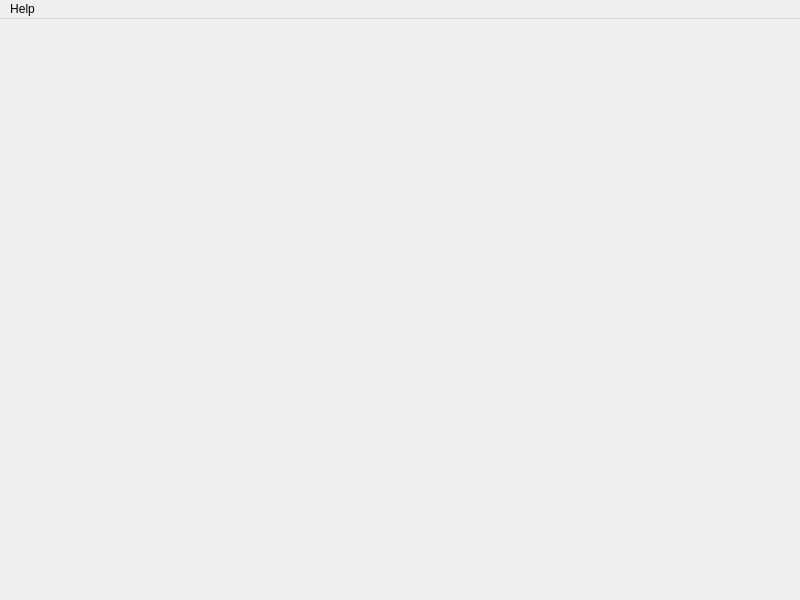
<?xml version="1.0" encoding="UTF-8"?>
<ui version="4.0">
 <class>Application</class>
 <widget class="QMainWindow" name="Application">
  <property name="geometry">
   <rect>
    <x>0</x>
    <y>0</y>
    <width>800</width>
    <height>600</height>
   </rect>
  </property>
  <property name="windowTitle">
   <string>MainWindow</string>
  </property>
  <widget class="QWidget" name="mainContainer">
   <property name="sizePolicy">
    <sizepolicy hsizetype="Preferred" vsizetype="Preferred">
     <horstretch>0</horstretch>
     <verstretch>0</verstretch>
    </sizepolicy>
   </property>
   <layout class="QGridLayout" name="gridLayout_2">
    <property name="leftMargin">
     <number>0</number>
    </property>
    <property name="topMargin">
     <number>0</number>
    </property>
    <property name="rightMargin">
     <number>0</number>
    </property>
    <property name="bottomMargin">
     <number>0</number>
    </property>
    <property name="spacing">
     <number>0</number>
    </property>
    <item row="0" column="0">
     <layout class="QGridLayout" name="mainLayout">
      <property name="spacing">
       <number>0</number>
      </property>
     </layout>
    </item>
   </layout>
  </widget>
  <widget class="QMenuBar" name="menubar">
   <property name="geometry">
    <rect>
     <x>0</x>
     <y>0</y>
     <width>800</width>
     <height>20</height>
    </rect>
   </property>
   <widget class="QMenu" name="menuHelp">
    <property name="title">
     <string>Help</string>
    </property>
    <addaction name="actionManual"/>
   </widget>
   <addaction name="menuHelp"/>
  </widget>
  <action name="actionManual">
   <property name="text">
    <string>Manual</string>
   </property>
  </action>
 </widget>
 <resources/>
 <connections/>
</ui>
